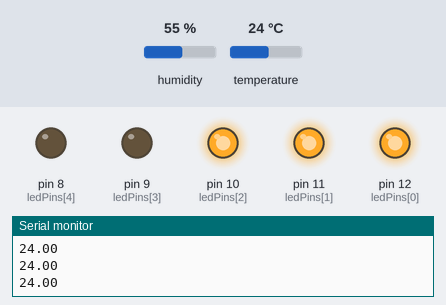
The sketch below on a simulated Arduino Uno, built with avr-gcc and run on an emulated ATmega328P. Parts: output pins drawn as LEDs (lit = HIGH), the last lines printed to the serial monitor. Inputs (shaded band) come from the test bench; at power-on: temperature 24 °C, humidity 55 %.

Above: at 2.8 s.
2.9 s: temperature set to 21 °C
5.6 s: temperature set to 18 °C
At 6.6 s:
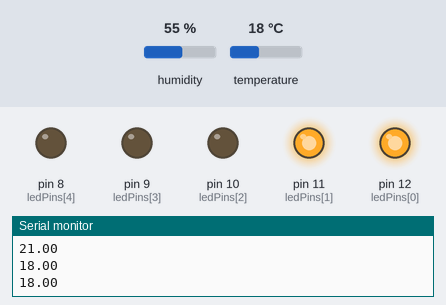
8.3 s: temperature set to 33 °C
At 11.3 s:
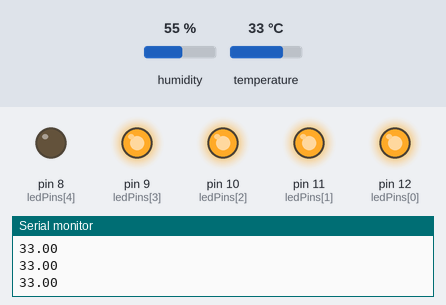
11.6 s: temperature set to 38 °C
14.3 s: temperature set to 41 °C
At 17.4 s:
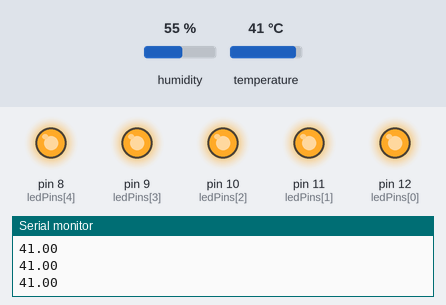
17.7 s: temperature set to 12 °C
At 18.8 s:
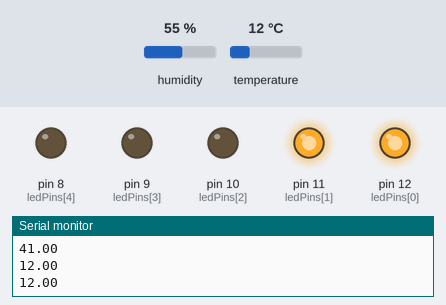
Timing chart, 0 to 20.7 s (numbered marks = the images above; inputs shaded):
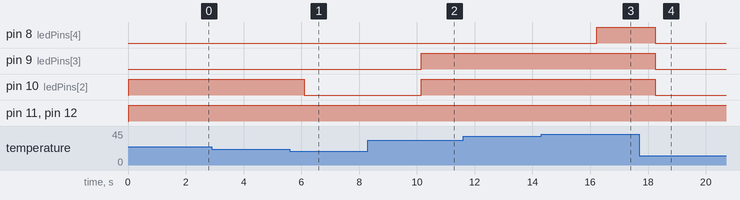

The sketch:

exercise2.ino
```cpp
// (C) Jessie Johnsson, Yingchao Ji, group: 10 (2024)
// Work package 5
// Exercise 2
// Submission code: 893764

#include <DHT.h> // Declare DHT library header

#define TMP_PIN A0        // Define temperature sensor analog pin A0
#define DHTTYPE DHT11     // Define the temperature sensor type

DHT dht(TMP_PIN, DHTTYPE);  // Instantiate DHT

int ledPins[] = {12, 11, 10, 9, 8};   // Array to hold the pin numbers for the LEDs.

void setup()
{
  Serial.begin(9600); // Initialize serial communication
  dht.begin(); // // Initialize DHT sensor
  for(int i = 0; i < 5; i++){ // Loop 5 times
    pinMode(ledPins[i], OUTPUT); // Set leds pin as OUTPUT
  }
}

void loop()
{
  float temp = dht.readTemperature();  // Using method of DHT library to get the temperature degree

  Serial.println(temp); // Print the degree celsius

  int LedOn = 0;  // count the number of lights are turn on

  // close all leds
  for (int i = 0; i < 5; i++) { // Loop 5 times
    digitalWrite(ledPins[i], LOW); // Turn off the leds
  }

  if (temp >= 0 && temp < 10) { //If temperature is between 0 - 10 degree
    LedOn = 1;
  } else if (temp >= 10 && temp < 20) { //If temperature is between 11 - 20 degree
    LedOn = 2;
  } else if (temp >= 20 && temp < 30) { //If temperature is between 21 - 30 degree
    LedOn = 3;
  } else if (temp >= 30 && temp < 40) { //If temperature is between 31 - 40 degree
    LedOn = 4;
  } else if (temp >= 40 ) { // If temperature is greater than or equal 40 degree
    LedOn = 5;
  }
  // Light on corresponing the Leda
  for (int i = 0; i < LedOn; i++) { // Loop 5 times
    digitalWrite(ledPins[i], HIGH); // Turn on the leds
  }

  delay(500); // Delay 0.1 second

}
```

Measured:
- the behaviour switches between 20 and 19 °C on temperature (found by bisection; images 0 and 1)
- the behaviour switches between 39 and 40 °C on temperature (found by bisection; images 2 and 3)
- after the input at 5.6 s, pin 10 (ledPins[2]): HIGH → LOW after 0.50 s
- after the input at 8.3 s, pin 9 (ledPins[3]), pin 10 (ledPins[2]): LOW → HIGH after 1.8 s
- after the input at 14.3 s, pin 8 (ledPins[4]): LOW → HIGH after 1.9 s
- after the input at 17.7 s, pin 8 (ledPins[4]), pin 9 (ledPins[3]), pin 10 (ledPins[2]): HIGH → LOW after 0.55 s
